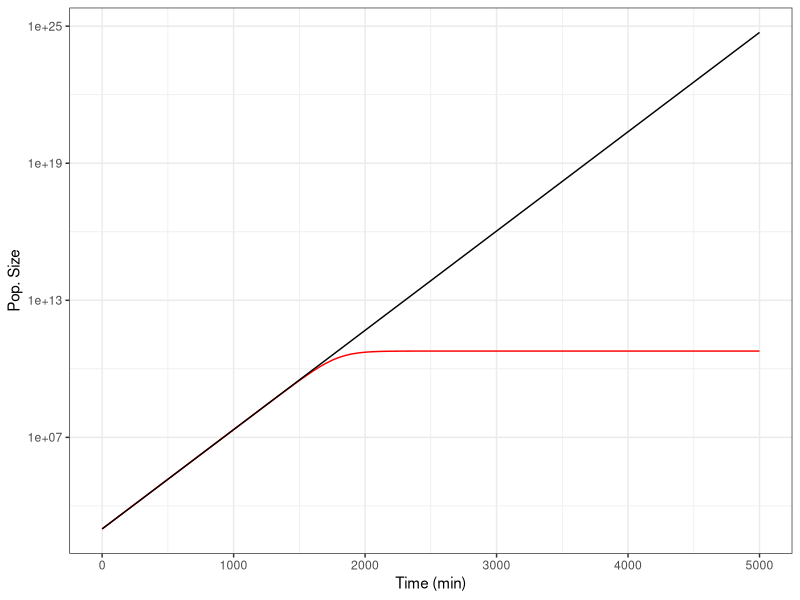

R code for this plot:
#Script to plot exponential
library(ggplot2)

#Defining logistic function
logistic_fun <- function(t) {
  N <- (N0*K*exp(r*t))/(K-N0+N0*exp(r*t))
  return(N)
}
#Defining exponential function
exponential_fun <- function(t) {
  N <- (N0 * exp(r*t))
  return(N)
}

#Setting parameters obtained from linear models for both exponential and logistic functions.
N0 <- 982.401417218
r <- 0.0100086
K <- 60000000000 #

#Plotting both functions.
ggplot() +
  geom_function(fun=logistic_fun, colour="red") +
  geom_function(fun=exponential_fun, colour ='black') +
  xlim(0, 5000) +
  scale_y_continuous(trans='log10') +
  xlab("Time (min)") +
  ylab("Pop. Size") +
  theme_bw()
  
